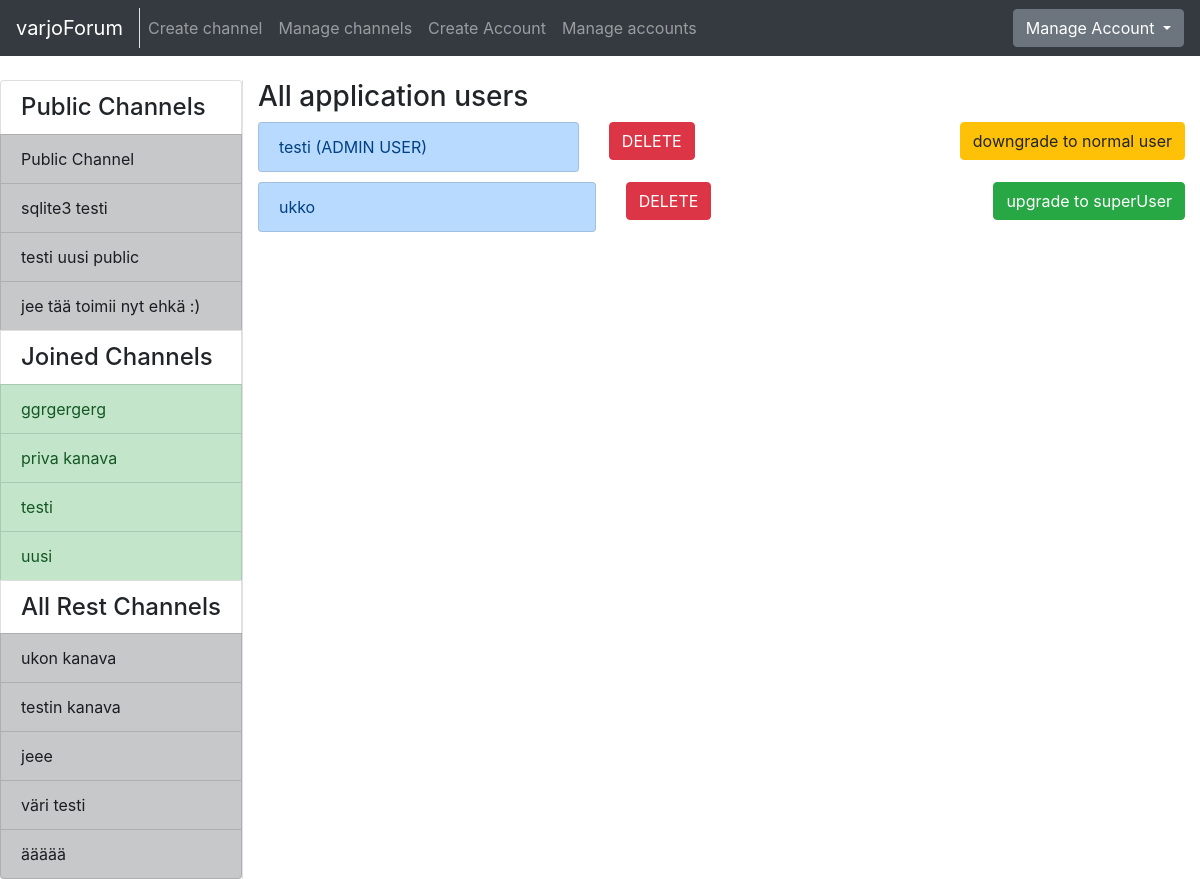
Page /auth/allAccount/ (signed in) on the earlier database version.
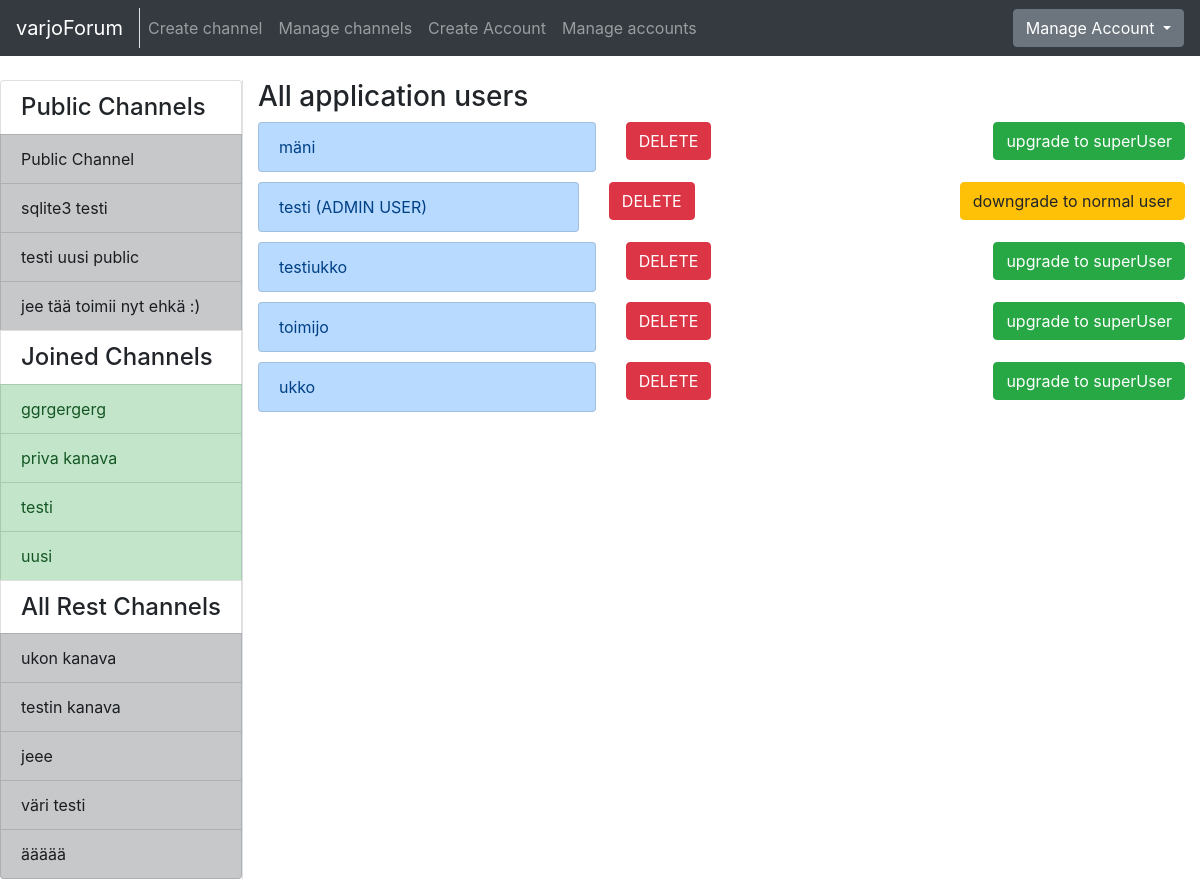
Same page on the later database version.
### application/channels/models.py (models this page shows, shortened)
class Channel(Base):
    name = db.Column(db.String(144), nullable=False)
    introduction = db.Column(db.Text, nullable=False)
    master_id = db.Column(db.Integer, nullable=False)
    public = db.Column(db.Boolean, nullable=False)
    messages = db.relationship("Message", backref='Channel', lazy=True)
    accounts = db.relationship('Account', secondary=accounts, lazy='subquery',
        backref=db.backref('channels', lazy=True))
    @staticmethod
    def get_my_channels(account_id):
        stmt = text("SELECT Channel.id, Channel.name, Channel.master_id"
                    " FROM Channel, Account, Accounts"
                    " WHERE Channel.id = Accounts.channel_id"
                    " AND Account.id = Accounts.account_id"
                    " AND Account.id = :account_id"
                    " ORDER BY Channel.name").params(account_id=account_id)
        res = db.engine.execute(stmt)
        response = []
        for row in res:
            response.append({"channel_id":row[0], "channel_name":row[1], "master_id":row[2]})
        return response
    @staticmethod
    def get_channels_where_not_in(account_id):
        stmt = text("SELECT channel.id, channel.name, channel.public"
                    " FROM Channel"
                    " WHERE Channel.id NOT IN ("
                        " SELECT Channel.id"
                            " FROM Channel, Account, Accounts"
                            " WHERE Channel.id = Accounts.channel_id"
                            " AND Account.id = Accounts.account_id"
                            " AND Account.id = :account_id"
                            " )").params(account_id=account_id)
        res = db.engine.execute(stmt)
        response = []
        for row in res:
            response.append({"id":row[0], "name":row[1], "public":row[2]})
        return response
    @staticmethod
    def get_all_publics():
        stmt = text("SELECT Channel.id, Channel.name"
                    " FROM Channel"
                    " WHERE Channel.public = True")
        res = db.engine.execute(stmt)
        response = []
        for row in res:
            response.append({"id":row[0], "name":row[1]})
        return response

### application/auth/models.py (models this page shows, shortened)
class Account(Base):
    username = db.Column(db.String(144), nullable=False)
    password = db.Column(db.String(144), nullable=False)
    motto = db.Column(db.String(144), nullable=False)
    admin = db.Column(db.Boolean, nullable=False)
    email = db.Column(db.String(144), nullable=False)
    messages = db.relationship("Message", backref='account', lazy=True)
    comments = db.relationship("Comment", backref='account', lazy=True)

### application/auth/views.py (the view)
@app.route("/auth/allAccount/", methods=["GET"])
@login_required
def account_list():
    if current_user.admin == False:
        return redirect(url_for("messages_index"))
    if request.method == "GET":
        return render_template("auth/list.html",
                                accounts = Account.query.order_by(Account.username).all(),
                                my_channels=Channel.get_my_channels(current_user.id),
                                all_channels=Channel.get_channels_where_not_in(current_user.id),
                                public_channels=Channel.get_all_publics())

### application/__init__.py (called while the page is built)
@login_manager.user_loader
def load_user(account_id):
  return Account.query.get(account_id)

### application/templates/auth/list.html
{% extends "layout.html" %}
{% block body %}
<h3>All application users</h3>
  <div class="list-group">
    {% for account in accounts %}
    {% if not account.id == current_user.id %}
    <div class="row" style="padding-bottom: 10px">
      <div class="col">
        {% if account.admin == True and not account.id == current_user.id %}
        <p class="list-group-item list-group-item-primary">
          {{ account.username }} (ADMIN USER)
        </p>
        {% else %}
        <p class="list-group-item list-group-item-primary">
          {{ account.username }}
        </p>
        {% endif %}
      </div>
      <div class="col">
        <form method="POST" action="{{ url_for('accounts_delete', account_id=account.id) }}" name="accountform">
          <button type="submit" class="btn btn-danger">DELETE</button>
        </form>
      </div>
      <div class="col-md-auto">
        {% if account.admin == True %}
        <form action="{{ url_for('admin_changer', account_id=account.id, direction='down') }}" method="POST">
          <button type="submit" class="btn btn-warning">
            downgrade to normal user
          </button>
        </form>
        {% else %}
        <form action="{{ url_for('admin_changer', account_id=account.id, direction='up') }}" method="POST">
          <button type="submit" class="btn btn-success">
            upgrade to superUser
          </button>
        </form>
        {% endif %}
      </div>
    </div>
    {% endif %}
    {% endfor %}
  </div>
{% endblock %}

### application/templates/layout.html (shortened to what the changed rows need)
<!DOCTYPE html>
  <html>
    <head>
      <link rel="stylesheet" href="https://maxcdn.bootstrapcdn.com/bootstrap/4.0.0/css/bootstrap.min.css">
    </head>
    <body>
      <div class="container-fluid" >
        <div class="row">
            <div class="border-right">
              <div class="col-sx" >
                <div style="float: left">
                  <div class="list-group">
                  {% if current_user.is_authenticated %}
                    <h4 class="list-group-item">Public Channels</h4>
                    {% for public in public_channels %}
                      <a href="{{ url_for('one_channel_index', channel_id=public.id, sort='first') }}"
                          class="list-group-item list-group-item-action list-group-item-dark">
                        {{ public.name }}
                      </a>
                    {% endfor %}
                    {% if my_channels %}
                      <h4 class="list-group-item">Joined Channels</h4>
                    {% endif %}
                    {% for my_channel in my_channels %}
                      {% if my_channel.master_id == current_user.id %}
                      <a href="{{ url_for('one_channel_index', channel_id=my_channel.channel_id, sort='first') }}"
                          class="list-group-item list-group-item-action list-group-item-success">
                        {{ my_channel.channel_name }}
                      </a>
                      {% else %}
                      <a href="{{ url_for('one_channel_index', channel_id=my_channel.channel_id, sort='first') }}"
                          class="list-group-item list-group-item-action list-group-item-dark">
                        {{ my_channel.channel_name }}
                      </a>
                      {% endif %}
                    {% endfor %}
                    <h4 class="list-group-item">All Rest Channels</h4>
                {% else %}
                {% if all_channels %}
                <h4 class="list-group-item">All Channels</h4>
                {% endif %}
                {% endif %}
                {% for channel in all_channels %}
                  {% if channel.public == False %}
                  <a href="{{ url_for('one_channel_index', channel_id=channel.id, sort='first') }}"
                      class="list-group-item list-group-item-action list-group-item-dark">
                    {{ channel.name }}
                  </a>
                  {% endif %}
                {% endfor %}
              </div>
              </div>
              </div>
          </div>
          <div class="col">
            {% block body %}{% endblock %}
          </div>
        </div>
    </body>
  </html>

Differences in the rows shown:
added Account: username "mäni"
added Account: username "testiukko"
added Account: username "toimijo"
